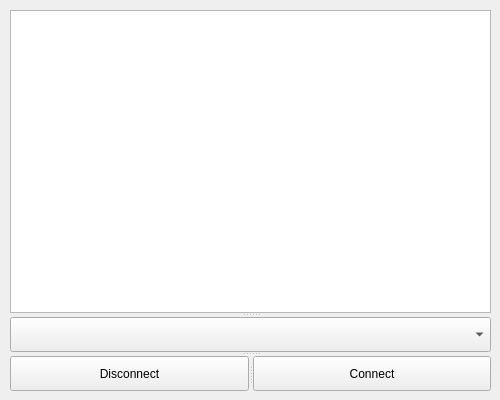
<?xml version="1.0" encoding="UTF-8"?>
<ui version="4.0">
 <class>MainWindow</class>
 <widget class="QMainWindow" name="MainWindow">
  <property name="enabled">
   <bool>true</bool>
  </property>
  <property name="geometry">
   <rect>
    <x>0</x>
    <y>0</y>
    <width>500</width>
    <height>400</height>
   </rect>
  </property>
  <property name="windowTitle">
   <string>MainWindow</string>
  </property>
  <widget class="QWidget" name="centralwidget">
   <widget class="QSplitter" name="splitter_2">
    <property name="geometry">
     <rect>
      <x>10</x>
      <y>10</y>
      <width>481</width>
      <height>381</height>
     </rect>
    </property>
    <property name="orientation">
     <enum>Qt::Vertical</enum>
    </property>
    <widget class="QListWidget" name="listWidget">
     <property name="autoScroll">
      <bool>true</bool>
     </property>
    </widget>
    <widget class="QComboBox" name="comboBox"/>
    <widget class="QSplitter" name="splitter">
     <property name="orientation">
      <enum>Qt::Horizontal</enum>
     </property>
     <widget class="QPushButton" name="disconnectBtn">
      <property name="text">
       <string>Disconnect</string>
      </property>
     </widget>
     <widget class="QPushButton" name="connectBtn">
      <property name="text">
       <string>Connect</string>
      </property>
     </widget>
    </widget>
   </widget>
  </widget>
 </widget>
 <resources/>
 <connections/>
</ui>
